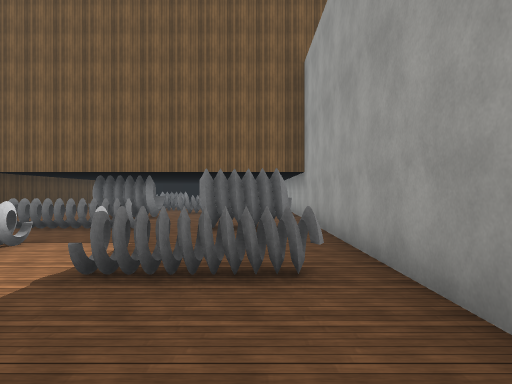
[1] (above)

18 first-person views from a walk through a Unity game level. The camera is 1.5 m above the floor, looks level and sees 70° across. The floor is counted in squares, 2 m on a side. Each view is taken from the middle of a square. On the plan, view 1 faces up. The plan holds only what a view shows up to about 11 squares ahead; the rest is blank. The place goes on beyond the plan. Some surface patterns are stand-ins.

[2]
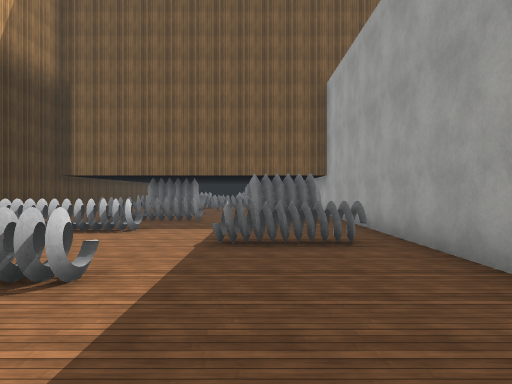

[3]
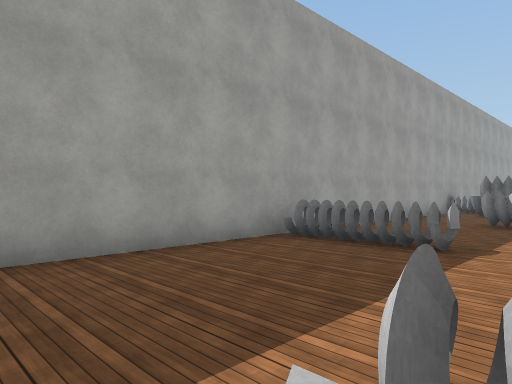

[4]
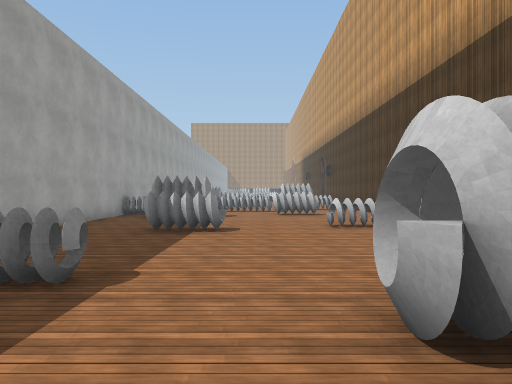

[5]
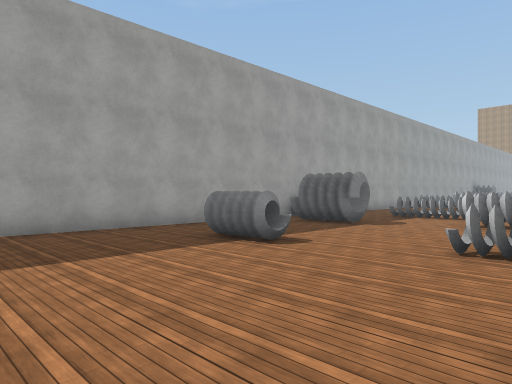

[6]
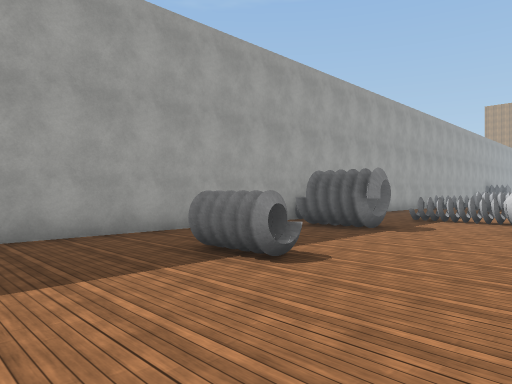

[7]
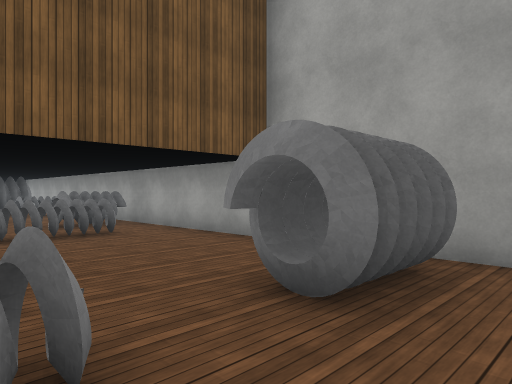

[8]
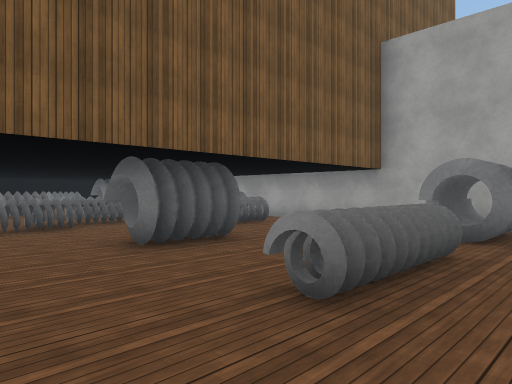

[9]
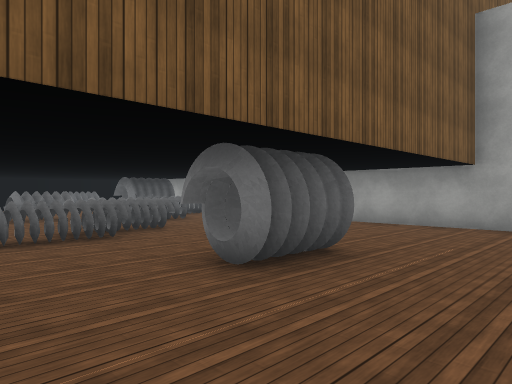

[10]
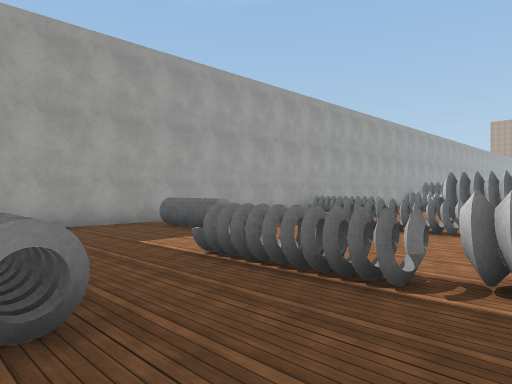

[11]
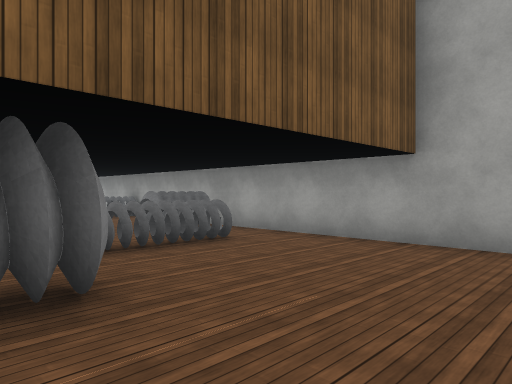

[12]
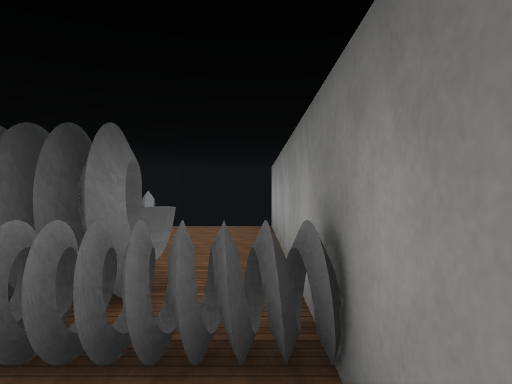

[13]
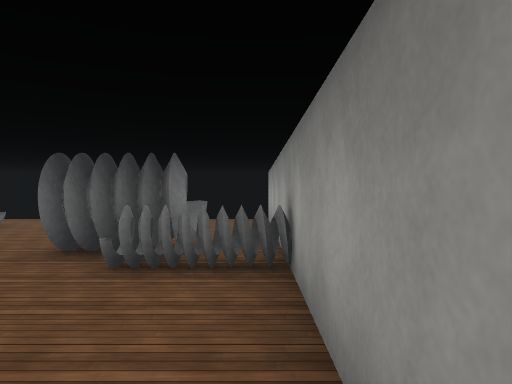

[14]
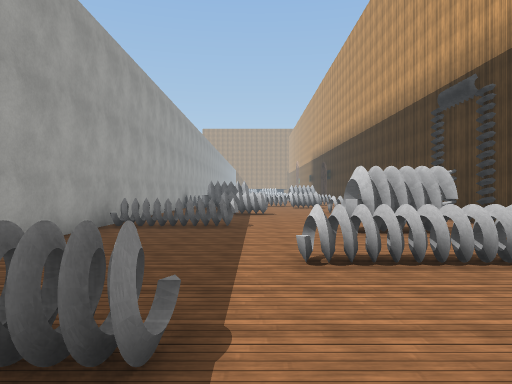

[15]
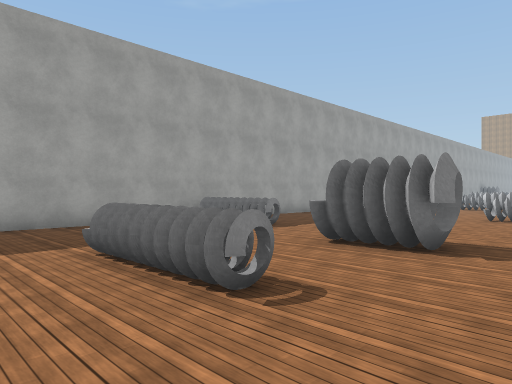

[16]
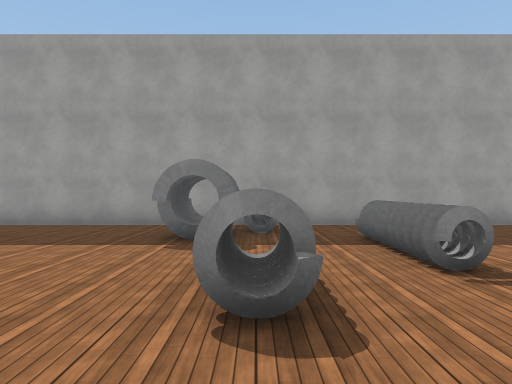

[17]
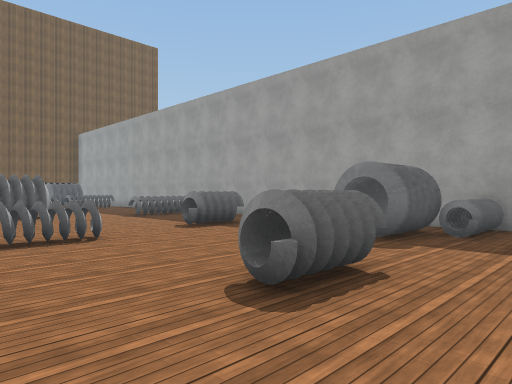

[18]
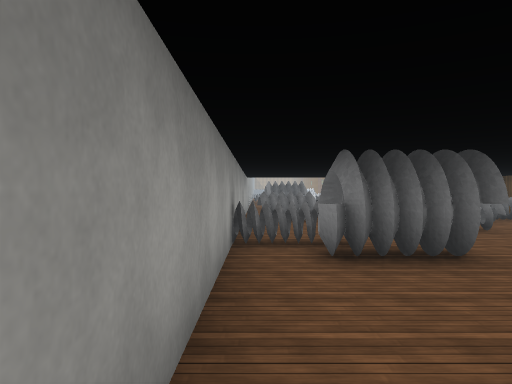

### Floor plan
Key: @ floor where view 1 was taken; # wall or solid block; . floor; O other object.
Columns run from 8 left of view 1 to 2 right of it. Each row starts with its distance up from view 1.
 25   ##  #####
 24    .. OO..#
 23     .   ..#
 22     .. ...#
 21      .....#
 20     ...O#.#
 19    #O..O#OO
 18    .......O
 17    ..OO...#
 16    .......#
 15   .#OO..O.#
 14   #O....OO
 13   ....OO#.#
 12   ........#
 11 #...O#....#
 10 #.........#
  9 #.........#
  8 #......OO.#
  7 #..OOO.OO.#
  6  .........#
  5  OOOO.....#
  4   ........#
  3  ......OO.#
  2   ........#
  1  ..OOO....#
  0  .......@.#
 -1   ........#
 -2   .OO.....#
 -3 #......OOO
 -4 #.........#
 -5 #O........#
 -6   ........#
 -7   ....OO..#
 -8   OO......#
 -9   ........#
-10   ........#
-11  ......OO.#
-12  ..OO...OOO
-13   ........#
-14  . ..OOO..#
-15      .... #

Where each view was taken, in squares from view 1:
view 1: 0 up, 0 right, facing up
view 2: 2 down, 1 left, facing up
view 3: 2 up, 3 left, facing down-right
view 4: 0 up, 3 left, facing down
view 5: 3 down, 6 left, facing down-right
view 6: 4 down, 5 left, facing down-right
view 7: 6 up, 3 left, facing up-right
view 8: 6 up, 7 left, facing up-right
view 9: 8 up, 7 left, facing up-right
view 10: 8 up, 7 left, facing down-right
view 11: 8 up, 4 left, facing up-right
view 12: 17 up, 1 right, facing up
view 13: 15 up, 1 right, facing up
view 14: 5 up, 2 left, facing down
view 15: 3 up, 7 left, facing down-right
view 16: 12 down, 7 left, facing right
view 17: 14 down, 7 left, facing up-right
view 18: 24 up, 1 right, facing down
